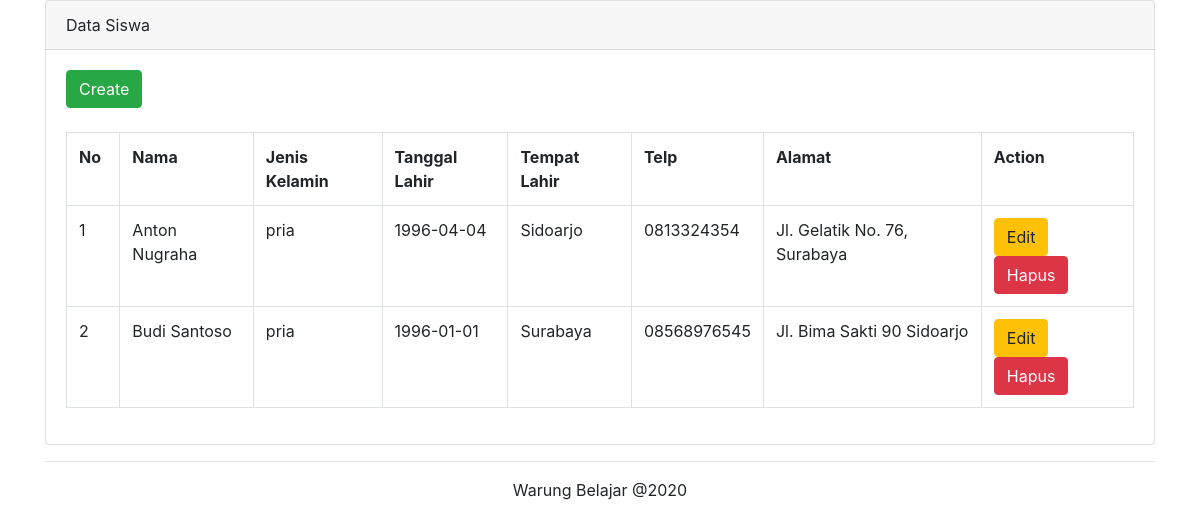
/index.php/siswa, run on the app's committed database.
### tables this page shows
CREATE TABLE `tb_siswa` (
  `kd_siswa` int(11) NOT NULL,
  `nama` varchar(255) NOT NULL,
  `jenis_kelamin` enum('pria','wanita') NOT NULL,
  `tempat_lahir` varchar(255) NOT NULL,
  `tanggal_lahir` date NOT NULL,
  `no_telp` varchar(100) NOT NULL,
  `alamat` varchar(255) NOT NULL
);

### application/controllers/Siswa.php (called while the page is built, shortened)
<?php
class Siswa extends CI_Controller {
	public function __construct()
    {
        $this->load->model("siswa_model");
        $this->load->library('form_validation');
    }
	public function index()
	{
		$data['siswa'] = $this->siswa_model->getAll();
		$this->load->view('template/header');
		$this->load->view('siswa/index',$data);
		$this->load->view('template/footer');
	}
}

### index.php (called while the page is built, shortened)
<?php
require_once BASEPATH.'core/CodeIgniter.php';

### application/models/Siswa_model.php (called while the page is built, shortened)
<?php defined('BASEPATH') OR exit('No direct script access allowed');
class Siswa_model extends CI_Model
{
    private $table = "tb_siswa";
    public function getAll()
    {
        return $this->db->get($this->table)->result();
	}
}

### application/views/siswa/index.php (the view)
<main role="main" class="container">
		<div class="card">
			<div class="card-header">Data Siswa</div>
			<div class="card-body">
				<a href="<?php echo base_url(); ?>siswa/create" class="btn btn-success">Create</a>
				<br/>
				<br/>
				<table class="table table-bordered">
					<tr>
						<th width="5%">No</th>
						<th>Nama</th>
						<th>Jenis Kelamin</th>
						<th>Tanggal Lahir</th>
						<th>Tempat Lahir</th>
						<th>Telp</th>
						<th>Alamat</th>
						<th>Action</th>
					</tr>
					<?php
					$no = 1;
					foreach($siswa as $row)
					{
						?>
						<tr>
							<td widtd="5%"><?php echo $no++; ?></td>
							<td><?php echo $row->nama; ?></td>
							<td><?php echo $row->jenis_kelamin; ?></td>
							<td><?php echo $row->tanggal_lahir; ?></td>
							<td><?php echo $row->tempat_lahir; ?></td>
							<td><?php echo $row->no_telp; ?></td>
							<td><?php echo $row->alamat; ?></td>
							<td>
							<a href="<?php echo base_url(); ?>siswa/edit/<?php echo $row->kd_siswa; ?>" class="btn btn-warning">Edit</a>
							<a href="<?php echo base_url(); ?>siswa/delete/<?php echo $row->kd_siswa; ?>" class="btn btn-danger">Hapus</a>
							</td>
						</tr>
						<?php
					}
					?>
				</table>
			</div>
		</div>
</main>

### application/views/template/header.php (shortened to what this page needs)
<!doctype html>
<html lang="en">
  <head>
	<link href="<?php echo base_url(); ?>assets/css/bootstrap.min.css" rel="stylesheet">
	<link href="<?php echo base_url(); ?>assets/css/bootstrap-datepicker3.min.css" rel="stylesheet">
  </head>
  <body>

### application/views/template/footer.php
	<footer class="footer">
	  <div class="container" style="text-align:center;">
	  	<hr/>
        <span>Warung Belajar @<?php echo date('Y'); ?></span>
      </div>
    </footer>
  </body>
</html>

### data on the page
tb_siswa: nama "Anton Nugraha", jenis_kelamin "pria", tanggal_lahir "1996-04-04", tempat_lahir "Sidoarjo", no_telp "0813324354", alamat "Jl. Gelatik No. 76, Surabaya"
tb_siswa: nama "Budi Santoso", jenis_kelamin "pria", tanggal_lahir "1996-01-01", tempat_lahir "Surabaya", no_telp "08568976545", alamat "Jl. Bima Sakti 90 Sidoarjo"
